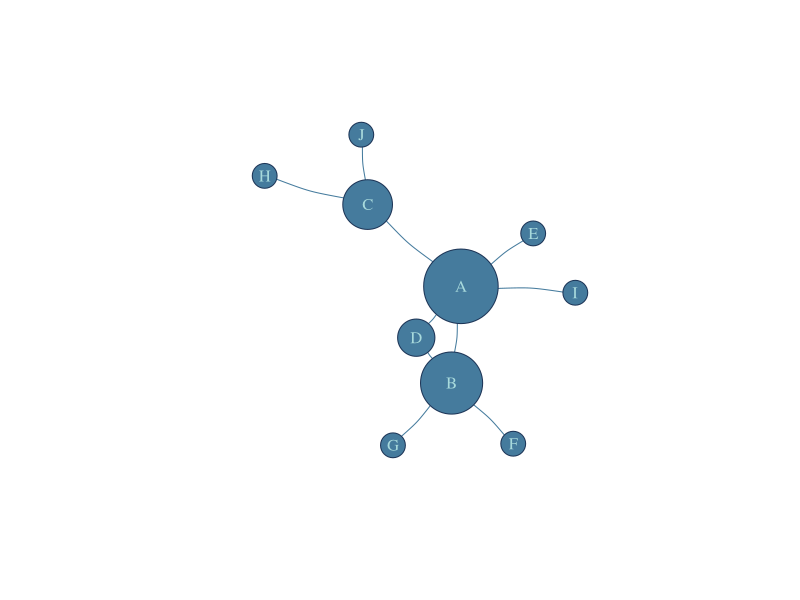

Here is the R script that generated this plot:
## ---- chunk 1
require(igraph, quietly = TRUE)
## ---- chunk 2
set.seed(124)
A = data.frame(source = sample(LETTERS[1:4], size = 10, replace = T), 
               target = sample(LETTERS[1:10]))
g = igraph::graph_from_data_frame(A, directed = F)
V(g)$color = "#457b9d"
V(g)$frame.color = '#1d3557'
V(g)$size = (degree(g)+1)*8
V(g)$label.color = '#a8dadc'

E(g)$color = '#457b9d'
E(g)$curved = 0.1
## ---- chunk 3
g %>% as_adjacency_matrix(., sparse = F)%>% knitr::kable(., caption = 'Mathematical Representation of a Network: Adjacency Matrix')
## ---- chunk 4
e = g %>% as_edgelist() %>% as.data.frame()
names(e) = c('Source', 'Target')
knitr::kable(e, caption = "Mathematical Representation of a Network: Edge List")
## ---- chunk 5
plot(g)
